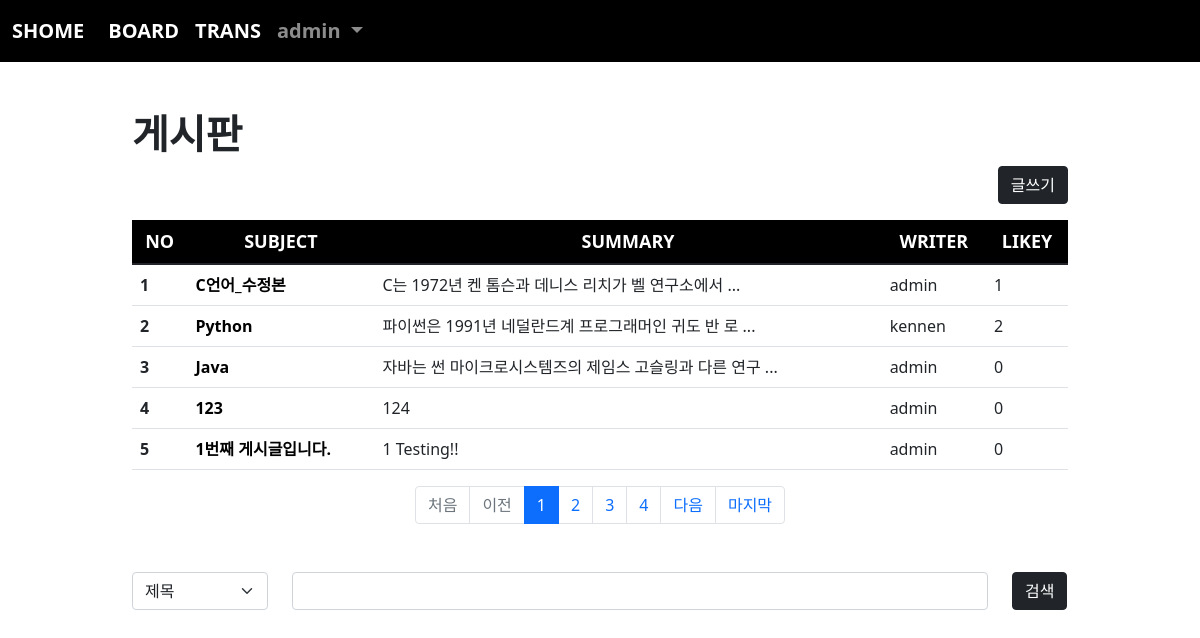
Page /board/index/ (signed in) on the committed database.
### acc/models.py (models this page shows, shortened)
class User(AbstractUser):
    comment = models.TextField()
    pic = models.ImageField(upload_to="user/%y")
    age = models.IntegerField(default=0)

### board/models.py (models this page shows, shortened)
class Board(models.Model):
    subject = models.CharField(max_length=200)
    writer = models.ForeignKey(User, on_delete=models.CASCADE, related_name="writer")
    content = models.TextField()
    likey = models.ManyToManyField(User, blank=True, related_name="likey")
    pubdate = models.DateTimeField()
    def summary(self):
        if len(self.content) > 30:
            return self.content[:30] + " ..."
        return self.content

### board/views.py (the view)
# urls.py: path('index/', views.index, name="index"),
def index(request):
    cate = request.GET.get("cate","")
    kw = request.GET.get("kw","")
    if kw:
        if cate == "sub":
            b = Board.objects.filter(subject__startswith=kw)
        elif cate == "wri":
            try:
                from acc.models import User
                u = User.objects.get(username=kw)
                b = Board.objects.filter(writer=u)
            except:
                b = Board.objects.none()
        else:
            b = Board.objects.filter(content__contains=kw)
    else:
        b = Board.objects.all()
    pg = request.GET.get("page", 1)
    pag = Paginator(b, 5)
    obj = pag.get_page(pg)
    context = {
        "blist" : obj,
        "cate" : cate,
        "kw" : kw
    }
    return render(request, "board/index.html", context)

### template/board/index.html (shortened to what this page needs)
{% extends 'base.html' %}
{% block con %}
    <div class="container mt-5" style="width:80%">
        <h1><b>게시판</b></h1>
        <div class="text-end">
            <a href="{% url 'board:create' %}" class="btn btn-dark">글쓰기</a>
        </div>
        <table class="table mt-3 table-hover">
            <thead class="text-center" style="background-color: black; color:white; font-weight: bold; font-size: 18px;">
                <tr>
                    <th scope="col">NO</th>
                    <th scope="col">SUBJECT</th>
                    <th scope="col">SUMMARY</th>
                    <th scope="col">WRITER</th>
                    <th scope="col">LIKEY</th>
                </tr>
            </thead>
            <tbody>
                {% for i in blist %}
                    <tr>
                        <th scope="row">{{ forloop.counter }}</th>
                        <td><a class="sub" href="{% url 'board:detail' i.id %}">{{ i.subject }}</a></td>
                        <td>{{ i.summary }}</td>
                        <td>{{ i.writer }}</td>
                        <td>{{ i.likey.count }}</td>
                    </tr>
                {% endfor %}
            </tbody>
        </table>
        <nav aria-label="Page navigation example">
            <ul class="pagination justify-content-center">
                {% if blist.has_previous %}
                    <li class="page-item">
                        <a class="page-link" href="{% url 'board:index' %}?page=1">처음</a>
                    </li>
                    <li class="page-item">
                        <a class="page-link" href="{% url 'board:index' %}?page={{blist.previous_page_number}}">이전</a>
                    </li>
                {% else %}
                    <li class="page-item disabled">
                        <a class="page-link">처음</a>
                    </li>
                    <li class="page-item disabled">
                        <a class="page-link">이전</a>
                    </li>
                {% endif %}
                {% for i in blist.paginator.page_range %}
                    {% if blist.number|add:-3 <= i and i <= blist.number|add:3 %}
                        <li class="page-item {% if blist.number == i %} active {% endif %}"><a class="page-link" href="{% url 'board:index' %}?page={{i}}">{{i}}</a></li>
                    {% endif %}
                {% endfor %}
                {% if blist.has_next %}
                    <li class="page-item">
                        <a class="page-link" href="{% url 'board:index' %}?page={{blist.next_page_number}}">다음</a>
                    </li>
                    <li class="page-item">
                        <a class="page-link" href="{% url 'board:index' %}?page={{blist.paginator.num_pages}}">마지막</a>
                    </li>
                {% endif %}
            </ul>
        </nav>
        <form>
            <div class="row mt-5 mb-5">
                <div class="col-lg-2">
                    <select name="cate" class="form-select" aria-label="Default select example">
                        <option value="sub" {% if cate == 'sub' %} selected {% endif %}>제목</option>
                    </select>
                </div>
                <div class="col-lg-9">
                    <input type="text" class="form-control" name="kw">
                </div>
                <div class="col-lg-1">
                    <button class="btn btn-dark">검색</button>
                </div>
            </div>
        </form>
</div>
{% endblock %}

### template/base.html (shortened to what this page needs)
<!doctype html>
<html lang="en">
    <head>
        <link href="https://cdn.jsdelivr.net/npm/bootstrap@5.1.3/dist/css/bootstrap.min.css" rel="stylesheet">
    </head>
    <body>
        {% if user.is_authenticated %}
            <nav class="navbar navbar-expand-lg navbar-dark" style="background-color: rgb(0, 0, 0); font-size: 20px; font-weight: bold;">
                <div class="container-fluid">
                    <a class="navbar-brand" href="{% url 'acc:index' %}">SHOME</a>
                    <div class="collapse navbar-collapse" id="navbarSupportedContent">
                        <ul class="navbar-nav me-auto mb-2 mb-lg-0">
                            <li class="nav-item">
                                <a class="nav-link active" aria-current="page" href="{% url 'board:index' %}">BOARD</a>
                            </li>
                            <li class="nav-item">
                                <a class="nav-link active" aria-current="page" href="{% url 'trans:index' %}">TRANS</a>
                            </li>
                            <li class="nav-item dropdown">
                                <a class="nav-link dropdown-toggle" href="#" id="navbarDropdown" role="button" data-bs-toggle="dropdown" aria-expanded="false">
                                    {{ user }}
                                </a>
                            </li>
                        </ul>
                    </div>
                </div>
            </nav>
        {% endif %}
        {% if user.is_authenticated %}
            {% block con %}{% endblock %}
        {% endif %}
    </body>
</html>

### template/board/index.html (style rules this page uses)
.sub { text-decoration: none; color: black; font-weight: bold; }

### rows in the picture
User: username "admin"
Board: subject "C언어_수정본", summary "C는 1972년 켄 톰슨과 데니스 리치가 벨 연구소에서 ...", writer "admin", likey.count "1"
Board: subject "Python", summary "파이썬은 1991년 네덜란드계 프로그래머인 귀도 반 로 ...", writer "kennen", likey.count "2"
Board: subject "Java", summary "자바는 썬 마이크로시스템즈의 제임스 고슬링과 다른 연구 ...", writer "admin", likey.count "0"
Board: subject "123", summary "124", writer "admin", likey.count "0"
Board: subject "1번째 게시글입니다.", summary "1 Testing!!", writer "admin", likey.count "0"

### other values in the picture
{{ i }} "1" "2" "3" "4"
